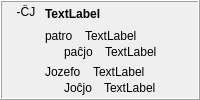
            <widget class="QFrame" name="frame_23">
             <property name="frameShape">
              <enum>QFrame::Box</enum>
             </property>
             <property name="frameShadow">
              <enum>QFrame::Raised</enum>
             </property>
             <layout class="QHBoxLayout" name="horizontalLayout_17">
              <property name="topMargin">
               <number>3</number>
              </property>
              <property name="bottomMargin">
               <number>3</number>
              </property>
              <item>
               <widget class="QLabel" name="label_326">
                <property name="sizePolicy">
                 <sizepolicy hsizetype="Maximum" vsizetype="Preferred">
                  <horstretch>0</horstretch>
                  <verstretch>0</verstretch>
                 </sizepolicy>
                </property>
                <property name="text">
                 <string> -ĈJ </string>
                </property>
                <property name="alignment">
                 <set>Qt::AlignHCenter|Qt::AlignTop</set>
                </property>
                <property name="tipo" stdset="0">
                 <string>afikso</string>
                </property>
               </widget>
              </item>
              <item>
               <layout class="QVBoxLayout" name="verticalLayout_362">
                <item>
                 <widget class="QLabel" name="Lec08_Label634">
                  <property name="styleSheet">
                   <string notr="true">font-weight: bold;</string>
                  </property>
                  <property name="text">
                   <string>TextLabel</string>
                  </property>
                  <property name="wordWrap">
                   <bool>true</bool>
                  </property>
                 </widget>
                </item>
                <item>
                 <layout class="QVBoxLayout" name="verticalLayout_25">
                  <item>
                   <layout class="QVBoxLayout" name="verticalLayout_363">
                    <property name="spacing">
                     <number>2</number>
                    </property>
                    <item>
                     <layout class="QHBoxLayout" name="horizontalLayout_595">
                      <property name="spacing">
                       <number>12</number>
                      </property>
                      <item>
                       <widget class="neklakebla_nova" name="Lec08_Button616">
                        <property name="text">
                         <string>patro</string>
                        </property>
                        <property name="wordWrap">
                         <bool>true</bool>
                        </property>
                       </widget>
                      </item>
                      <item>
                       <widget class="QLabel" name="Lec08_Label635">
                        <property name="sizePolicy">
                         <sizepolicy hsizetype="Expanding" vsizetype="Preferred">
                          <horstretch>0</horstretch>
                          <verstretch>0</verstretch>
                         </sizepolicy>
                        </property>
                        <property name="text">
                         <string>TextLabel</string>
                        </property>
                        <property name="wordWrap">
                         <bool>true</bool>
                        </property>
                       </widget>
                      </item>
                     </layout>
                    </item>
                    <item>
                     <layout class="QHBoxLayout" name="horizontalLayout_596">
                      <property name="spacing">
                       <number>12</number>
                      </property>
                      <item>
                       <widget class="label_sago_reversa" name="label_385">
                        <property name="sizePolicy">
                         <sizepolicy hsizetype="Maximum" vsizetype="Preferred">
                          <horstretch>0</horstretch>
                          <verstretch>0</verstretch>
                         </sizepolicy>
                        </property>
                        <property name="text">
                         <string/>
                        </property>
                        <property name="pixmap">
                         <pixmap resource="ikonoj.qrc">:/ikonoj/sago_revena.png</pixmap>
                        </property>
                       </widget>
                      </item>
                      <item>
                       <widget class="neklakebla_nova" name="Lec08_Button617">
                        <property name="text">
                         <string>paĉjo</string>
                        </property>
                        <property name="wordWrap">
                         <bool>true</bool>
                        </property>
                       </widget>
                      </item>
                      <item>
                       <widget class="QLabel" name="Lec08_Label636">
                        <property name="sizePolicy">
                         <sizepolicy hsizetype="Expanding" vsizetype="Preferred">
                          <horstretch>0</horstretch>
                          <verstretch>0</verstretch>
                         </sizepolicy>
                        </property>
                        <property name="text">
                         <string>TextLabel</string>
                        </property>
                        <property name="wordWrap">
                         <bool>true</bool>
                        </property>
                       </widget>
                      </item>
                     </layout>
                    </item>
                   </layout>
                  </item>
                 </layout>
                </item>
                <item>
                 <layout class="QVBoxLayout" name="verticalLayout_364">
                  <property name="spacing">
                   <number>2</number>
                  </property>
                  <item>
                   <layout class="QHBoxLayout" name="horizontalLayout_597">
                    <property name="spacing">
                     <number>12</number>
                    </property>
                    <item>
                     <widget class="neklakebla_nova" name="Lec08_Button39">
                      <property name="text">
                       <string>Jozefo</string>
                      </property>
                      <property name="wordWrap">
                       <bool>true</bool>
                      </property>
                     </widget>
                    </item>
                    <item>
                     <widget class="QLabel" name="Lec08_Label48">
                      <property name="sizePolicy">
                       <sizepolicy hsizetype="Expanding" vsizetype="Preferred">
                        <horstretch>0</horstretch>
                        <verstretch>0</verstretch>
                       </sizepolicy>
                      </property>
                      <property name="text">
                       <string>TextLabel</string>
                      </property>
                      <property name="wordWrap">
                       <bool>true</bool>
                      </property>
                     </widget>
                    </item>
                   </layout>
                  </item>
                  <item>
                   <layout class="QHBoxLayout" name="horizontalLayout_598">
                    <property name="spacing">
                     <number>12</number>
                    </property>
                    <item>
                     <widget class="label_sago_reversa" name="label_384">
                      <property name="sizePolicy">
                       <sizepolicy hsizetype="Maximum" vsizetype="Preferred">
                        <horstretch>0</horstretch>
                        <verstretch>0</verstretch>
                       </sizepolicy>
                      </property>
                      <property name="text">
                       <string/>
                      </property>
                      <property name="pixmap">
                       <pixmap resource="ikonoj.qrc">:/ikonoj/sago_revena.png</pixmap>
                      </property>
                     </widget>
                    </item>
                    <item>
                     <widget class="neklakebla_nova" name="Lec08_Button40">
                      <property name="text">
                       <string>Joĉjo</string>
                      </property>
                      <property name="wordWrap">
                       <bool>true</bool>
                      </property>
                     </widget>
                    </item>
                    <item>
                     <widget class="QLabel" name="Lec08_Label49">
                      <property name="sizePolicy">
                       <sizepolicy hsizetype="Expanding" vsizetype="Preferred">
                        <horstretch>0</horstretch>
                        <verstretch>0</verstretch>
                       </sizepolicy>
                      </property>
                      <property name="text">
                       <string>TextLabel</string>
                      </property>
                      <property name="wordWrap">
                       <bool>true</bool>
                      </property>
                     </widget>
                    </item>
                   </layout>
                  </item>
                 </layout>
                </item>
               </layout>
              </item>
             </layout>
            </widget>
